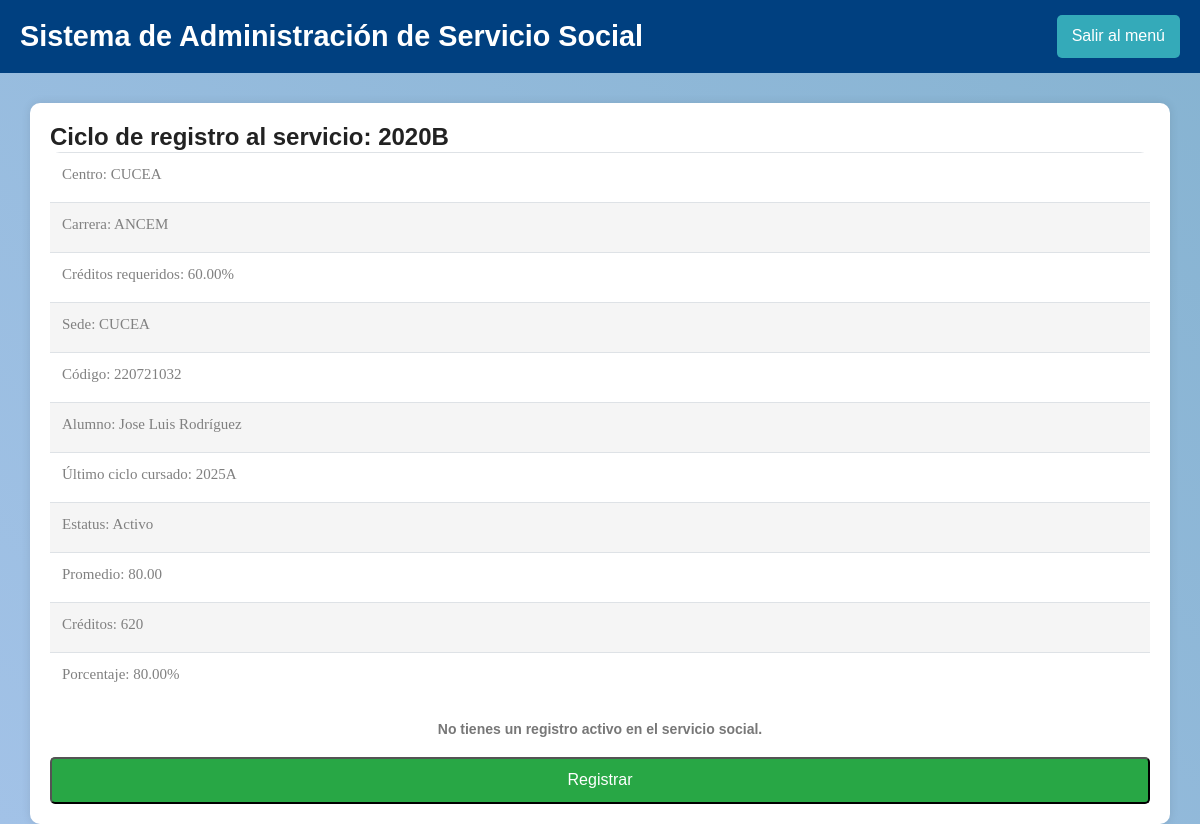
Before: /src/registro.php (signed in) with the older database file.
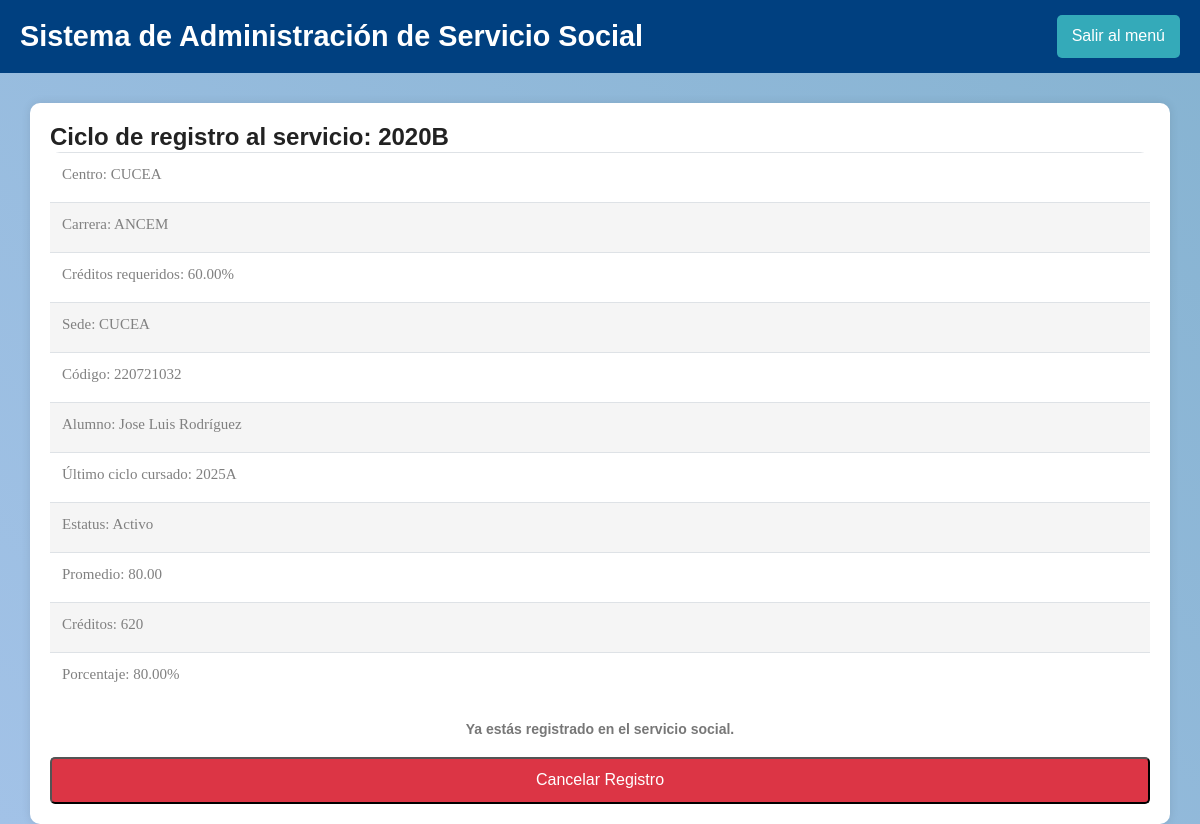
After: the same page with the newer database file.
### src/registro.php (the view, shortened to what this page needs)
<?php
$IdUsuario = $_SESSION['id_usuario'];
$conn = OpenCon();
$sql = "SELECT r.Centro, r.Carrera, r.CreditosRequeridos, r.Sede, r.codigoAlumno,
               r.Alumno, r.CicloAdmision, r.UltimoCicloCursado, r.Estatus,
               r.Promedio, r.Creditos, r.Porcentaje, r.Registro
        FROM registro r
        INNER JOIN alumno a ON r.codigoAlumno = a.codigoAlumno
        WHERE a.IdUsuario = ?";
$stmt = $conn->prepare($sql);
$stmt->bind_param("i", $IdUsuario);
$stmt->execute();
$result = $stmt->get_result();
if ($row = $result->fetch_assoc()) {
    $centro = $row['Centro'];
    $carrera = $row['Carrera'];
    $creditosRequeridos = $row['CreditosRequeridos'];
    $sede = $row['Sede'];
    $codigoAlumno = $row['codigoAlumno'];
    $alumno = $row['Alumno'];
    $cicloAdmision = $row['CicloAdmision'];
    $ultimoCiclo = $row['UltimoCicloCursado'];
    $estatus = $row['Estatus'];
    $promedio = $row['Promedio'];
    $creditos = $row['Creditos'];
    $porcentaje = $row['Porcentaje'];
    $registro = $row['Registro'];
} else {
    $centro = $carrera = $creditosRequeridos = $sede = $codigoAlumno =
    $alumno = $cicloAdmision = $ultimoCiclo = $estatus = $promedio =
    $creditos = $porcentaje = $registro = "0";
}
?>
<!DOCTYPE html>
<html lang="es">
<head>
    <link rel="stylesheet" href="../css/bootstrap.css">
    <link rel="stylesheet" href="../css/main.css">
</head>
<body>
    <div class="header">
        <h1>Sistema de Administración de Servicio Social</h1>
        <a href="cart.php" class="logout-button">Salir al menú</a>
    </div>
    <div class="container">
        <h3>Ciclo de registro al servicio: <strong><?php echo htmlspecialchars($cicloAdmision); ?></strong></h3>
        <table class="table">
            <tr><td>Centro: <?php echo htmlspecialchars($centro); ?></td></tr>
            <tr><td>Carrera: <?php echo htmlspecialchars($carrera); ?></td></tr>
            <tr><td>Créditos requeridos: <?php echo htmlspecialchars($creditosRequeridos); ?>%</td></tr>
            <tr><td>Sede: <?php echo htmlspecialchars($sede); ?></td></tr>
            <tr><td>Código: <?php echo htmlspecialchars($codigoAlumno); ?></td></tr>
            <tr><td>Alumno: <?php echo htmlspecialchars($alumno); ?></td></tr>
            <tr><td>Último ciclo cursado: <?php echo htmlspecialchars($ultimoCiclo); ?></td></tr>
            <tr><td>Estatus: <?php echo htmlspecialchars($estatus); ?></td></tr>
            <tr><td>Promedio: <?php echo htmlspecialchars($promedio); ?></td></tr>
            <tr><td>Créditos: <?php echo htmlspecialchars($creditos); ?></td></tr>
            <tr><td>Porcentaje: <?php echo htmlspecialchars($porcentaje); ?>%</td></tr>
        </table>
        <p style="text-align: center; font-weight: bold;">
            <?php
            if (intval($registro) === 1) {
                echo "Ya estás registrado en el servicio social.";
            } else {
                echo "No tienes un registro activo en el servicio social.";
            }
            ?>
        </p>
        <?php if ($porcentaje >= $creditosRequeridos) { ?>
            <?php if (intval($registro) === 1) { ?>
                <form method="POST" action="actualizar_registro.php" onsubmit="return confirm('¿Estás seguro de cancelar tu registro?');">
                    <button type="submit" class="action-button cancel-button">Cancelar Registro</button>
                </form>
            <?php } else { ?>
                <form method="POST" action="actualizar_registro.php">
                    <button type="submit" class="action-button register-button">Registrar</button>
                </form>
            <?php } ?>
        <?php } ?>
    </div>
</body>
</html>

Changed rows visible on the page:
changed registro "CUCEA": Registro 0 → 1 (drawn)
Other visible differences:
text no longer shown: "No tienes un registro activo en el servicio social. Registrar"
text now shown: "Ya estás registrado en el servicio social. Cancelar Registro"
